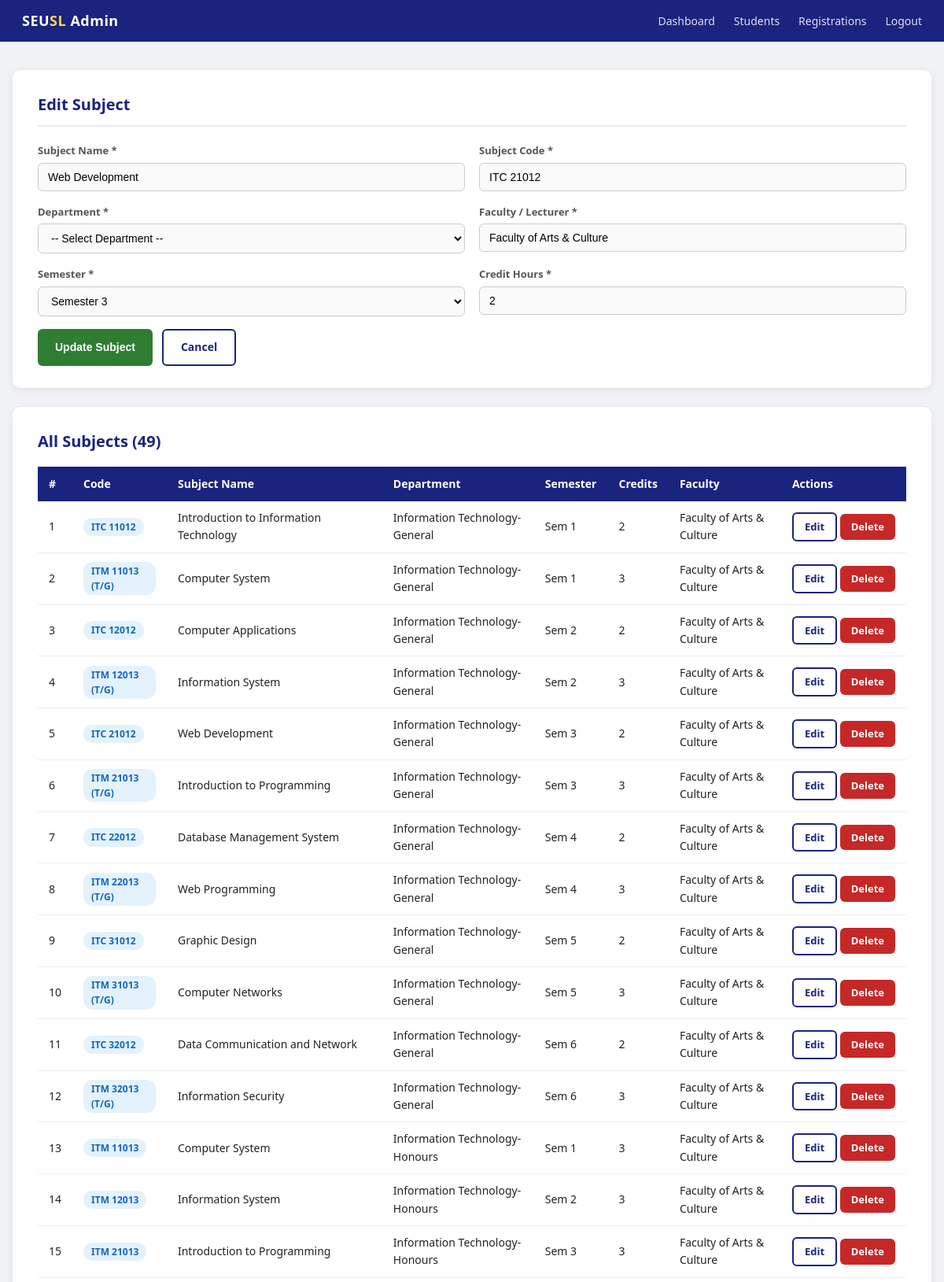
Screenshot of /admin/subjects.php?id=3 (signed in, upper part) with the database file from the repository.
### tables this page shows
CREATE TABLE IF NOT EXISTS subjects (
    id INT AUTO_INCREMENT PRIMARY KEY,
    subject_name VARCHAR(150) NOT NULL,
    subject_code VARCHAR(20) NOT NULL UNIQUE,
    department VARCHAR(50) NOT NULL,
    faculty VARCHAR(100) NOT NULL,
    semester INT NOT NULL,
    credit INT NOT NULL,
    created_at DATETIME DEFAULT CURRENT_TIMESTAMP
);

### admin/subjects.php (the view, shortened to what this page needs)
<?php
require_once '../includes/db.php';
$action = $_GET['action'] ?? 'list';
$edit_id = (int)($_GET['id'] ?? 0);
$edit_subject = null;
if ($edit_id > 0) {
    $s = $conn->prepare("SELECT * FROM subjects WHERE id=?");
    $s->bind_param("i", $edit_id);
    $s->execute();
    $edit_subject = $s->get_result()->fetch_assoc();
    $action = 'add';
}
$subjects = $conn->query("SELECT * FROM subjects ORDER BY department, semester, subject_code")->fetch_all(MYSQLI_ASSOC);
?>
<!DOCTYPE html>
<html lang="en">
<head>
<link rel="stylesheet" href="../css/style.css">
</head>
<body>
<nav class="navbar">
  <div class="brand">SEU<span>SL</span> Admin</div>
  <div class="nav-links">
    <a href="dashboard.php">Dashboard</a>
    <a href="students.php">Students</a>
    <a href="registrations.php">Registrations</a>
    <a href="logout.php">Logout</a>
  </div>
</nav>
<div class="wide-container">
  <?php if ($action === 'add'): ?>
  <div class="card">
    <h2><?= $edit_subject ? 'Edit Subject' : '+ Add New Subject' ?></h2>
    <form method="POST">
      <div class="grid-2">
        <div class="form-group">
          <label>Subject Name *</label>
          <input type="text" name="subject_name" required value="<?= htmlspecialchars($edit_subject['subject_name'] ?? '') ?>" placeholder="e.g. Web Programming">
        </div>
        <div class="form-group">
          <label>Subject Code *</label>
          <input type="text" name="subject_code" required value="<?= htmlspecialchars($edit_subject['subject_code'] ?? '') ?>" placeholder="e.g. ITM 22013" style="text-transform:uppercase">
        </div>
      </div>
      <div class="grid-2">
        <div class="form-group">
          <label>Department *</label>
          <select name="department" required>
            <option value="">-- Select Department --</option>
          </select>
        </div>
        <div class="form-group">
          <label>Faculty / Lecturer *</label>
          <input type="text" name="faculty" required value="<?= htmlspecialchars($edit_subject['faculty'] ?? '') ?>" placeholder="e.g. Dr. K. Fernando">
        </div>
      </div>
      <div class="grid-2">
        <div class="form-group">
          <label>Semester *</label>
          <select name="semester" required>
            <?php for($i=1;$i<=8;$i++): ?>
            <option value="<?=$i?>" <?=(($edit_subject['semester']??0)==$i)?'selected':''?>>Semester <?=$i?></option>
            <?php endfor; ?>
          </select>
        </div>
        <div class="form-group">
          <label>Credit Hours *</label>
          <input type="number" name="credit" min="1" max="6" required value="<?= $edit_subject['credit'] ?? '' ?>" placeholder="3">
        </div>
      </div>
      <div style="display:flex;gap:12px">
        <button type="submit" class="btn btn-success"><?= $edit_subject ? 'Update Subject' : 'Add Subject' ?></button>
        <a href="subjects.php" class="btn btn-outline">Cancel</a>
      </div>
    </form>
  </div>
  <?php endif; ?>
  <div class="card">
    <div style="display:flex;justify-content:space-between;align-items:center;margin-bottom:16px">
      <h2 style="margin:0;border:none;padding:0">All Subjects (<?= count($subjects) ?>)</h2>
    </div>
    <div class="table-wrap">
      <table>
        <thead>
          <tr><th>#</th><th>Code</th><th>Subject Name</th><th>Department</th><th>Semester</th><th>Credits</th><th>Faculty</th><th>Actions</th></tr>
        </thead>
        <tbody>
          <?php foreach ($subjects as $i => $sub): ?>
          <tr>
            <td><?=$i+1?></td>
            <td><span class="badge badge-info"><?= htmlspecialchars($sub['subject_code']) ?></span></td>
            <td><?= htmlspecialchars($sub['subject_name']) ?></td>
            <td><?= htmlspecialchars($sub['department']) ?></td>
            <td>Sem <?=$sub['semester']?></td>
            <td><?=$sub['credit']?></td>
            <td><?= htmlspecialchars($sub['faculty']) ?></td>
            <td style="white-space:nowrap">
              <a href="?action=add&id=<?=$sub['id']?>" class="btn btn-outline btn-sm">Edit</a>
              <a href="?delete=<?=$sub['id']?>" class="btn btn-danger btn-sm" onclick="return confirm('Delete this subject?')">Delete</a>
            </td>
          </tr>
          <?php endforeach; ?>
        </tbody>
      </table>
    </div>
  </div>
</div>
</body>
</html>

### css/style.css (style rules this page uses)
* { box-sizing: border-box; margin: 0; padding: 0; }
body { font-family: 'Segoe UI', Arial, sans-serif; background: #f0f2f5; color: #222; font-size: 15px; line-height: 1.6; }
.navbar { background: #1a237e; color: #fff; padding: 12px 28px; display: flex; align-items: center; justify-content: space-between; }
.navbar .brand { font-size: 18px; font-weight: 700; letter-spacing: .5px; }
.navbar .brand span { color: #ffd54f; }
.navbar .nav-links a { color: #fff; text-decoration: none; margin-left: 20px; font-size: 14px; opacity: .85; transition: opacity .2s; }
.wide-container { max-width: 1200px; margin: 36px auto; padding: 0 16px; }
.card { background: #fff; border-radius: 10px; box-shadow: 0 2px 10px rgba(0, 0, 0, .08); padding: 28px 32px; margin-bottom: 24px; }
.card h2 { font-size: 20px; color: #1a237e; margin-bottom: 20px; border-bottom: 2px solid #e8eaf6; padding-bottom: 10px; }
.form-group { margin-bottom: 16px; }
.form-group label { display: block; font-size: 13px; font-weight: 600; color: #555; margin-bottom: 5px; }
.form-group input, .form-group select, .form-group textarea { width: 100%; padding: 9px 12px; border: 1px solid #ccc; border-radius: 6px; font-size: 14px; transition: border .2s; background: #fafafa; }
.btn { display: inline-block; padding: 10px 22px; border: none; border-radius: 6px; font-size: 14px; font-weight: 600; cursor: pointer; text-decoration: none; transition: background .2s, transform .1s; }
.btn-success { background: #2e7d32; color: #fff; }
.btn-danger { background: #c62828; color: #fff; }
.btn-outline { background: transparent; color: #1a237e; border: 2px solid #1a237e; }
.btn-sm { padding: 6px 14px; font-size: 13px; }
.table-wrap { overflow-x: auto; }
table { width: 100%; border-collapse: collapse; font-size: 14px; }
th { background: #1a237e; color: #fff; padding: 11px 14px; text-align: left; font-weight: 600; }
td { padding: 10px 14px; border-bottom: 1px solid #eee; }
.badge { display: inline-block; padding: 2px 10px; border-radius: 12px; font-size: 12px; font-weight: 600; }
.badge-info { background: #e3f2fd; color: #1565c0; }
.grid-2 { display: grid; grid-template-columns: 1fr 1fr; gap: 18px; }

### rows the page displays
subjects: subject_name "Web Development", subject_code "ITC 21012", faculty "Faculty of Arts & Culture", semester "Semester 3", credit "2", department "Information Technology-General", semester "3"
subjects: subject_code "ITC 11012", subject_name "Introduction to Information Technology", department "Information Technology-General", semester "1", credit "2", faculty "Faculty of Arts & Culture"
subjects: subject_code "ITM 11013 (T/G)", subject_name "Computer System", department "Information Technology-General", semester "1", credit "3", faculty "Faculty of Arts & Culture"
subjects: subject_code "ITC 12012", subject_name "Computer Applications", department "Information Technology-General", semester "2", credit "2", faculty "Faculty of Arts & Culture"
subjects: subject_code "ITM 12013 (T/G)", subject_name "Information System", department "Information Technology-General", semester "2", credit "3", faculty "Faculty of Arts & Culture"
subjects: subject_code "ITM 21013 (T/G)", subject_name "Introduction to Programming", department "Information Technology-General", semester "3", credit "3", faculty "Faculty of Arts & Culture"
subjects: subject_code "ITC 22012", subject_name "Database Management System", department "Information Technology-General", semester "4", credit "2", faculty "Faculty of Arts & Culture"
subjects: subject_code "ITM 22013 (T/G)", subject_name "Web Programming", department "Information Technology-General", semester "4", credit "3", faculty "Faculty of Arts & Culture"
subjects: subject_code "ITC 31012", subject_name "Graphic Design", department "Information Technology-General", semester "5", credit "2", faculty "Faculty of Arts & Culture"
subjects: subject_code "ITM 31013 (T/G)", subject_name "Computer Networks", department "Information Technology-General", semester "5", credit "3", faculty "Faculty of Arts & Culture"
subjects: subject_code "ITC 32012", subject_name "Data Communication and Network", department "Information Technology-General", semester "6", credit "2", faculty "Faculty of Arts & Culture"
subjects: subject_code "ITM 32013 (T/G)", subject_name "Information Security", department "Information Technology-General", semester "6", credit "3", faculty "Faculty of Arts & Culture"
subjects: subject_code "ITM 11013", subject_name "Computer System", department "Information Technology-Honours", semester "1", credit "3", faculty "Faculty of Arts & Culture"
subjects: subject_code "ITM 12013", subject_name "Information System", department "Information Technology-Honours", semester "2", credit "3", faculty "Faculty of Arts & Culture"
subjects: subject_code "ITM 21013", subject_name "Introduction to Programming", department "Information Technology-Honours", semester "3", credit "3", faculty "Faculty of Arts & Culture"

### other values shown
count($subjects) "49"
